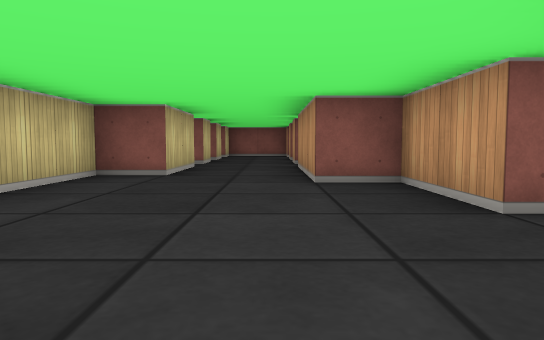
view 1 (above)

19 first-person views from a walk through a cub3D level. The camera is about half as high as the walls, tilts 4° down and sees 70° across. The floor is counted in squares. Each view is taken from the middle of a square. On the plan, view 1 faces up. The plan holds only what a view shows up to about 9 squares ahead; the rest is blank.

view 2
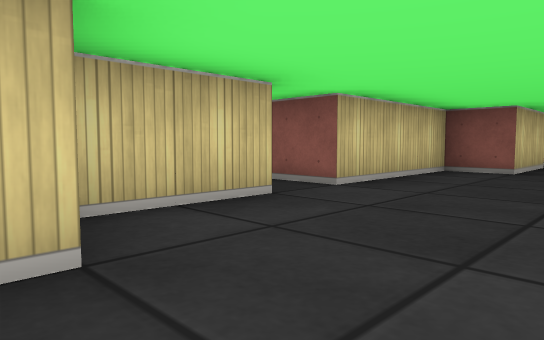

view 3
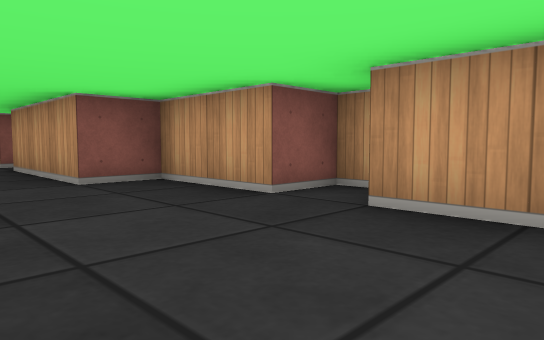

view 4
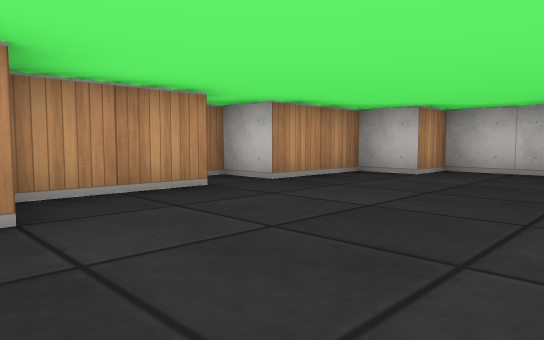

view 5
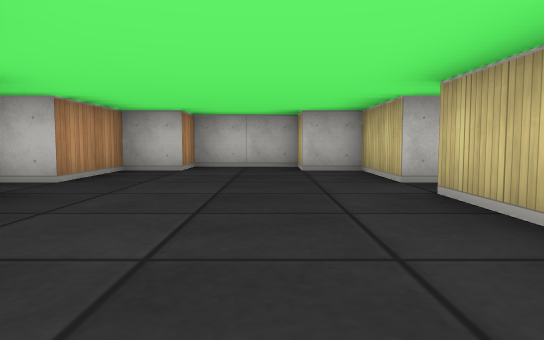

view 6
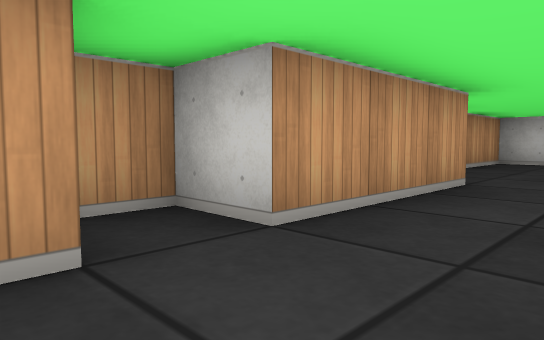

view 7
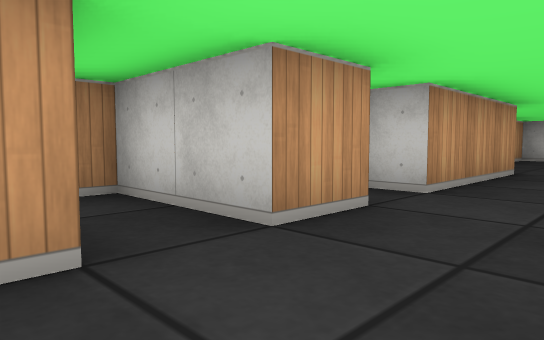

view 8
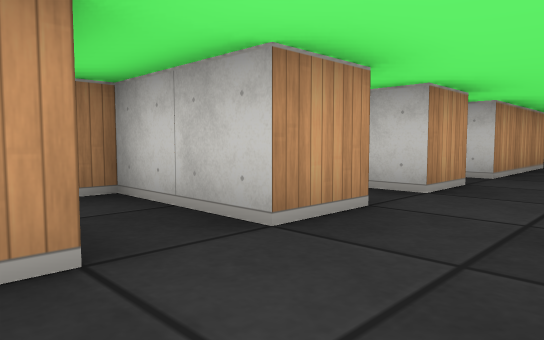

view 9
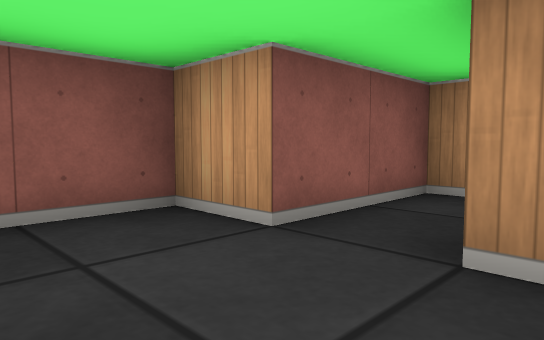

view 10
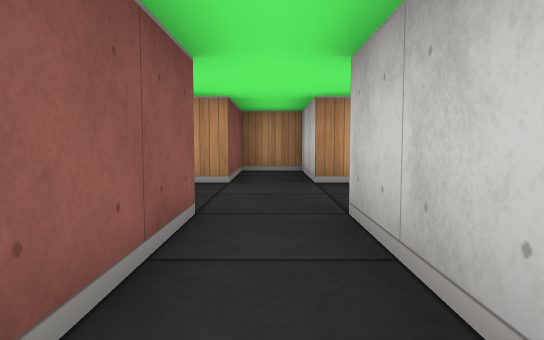

view 11
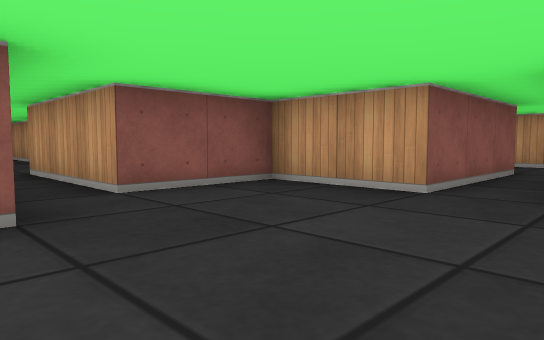

view 12
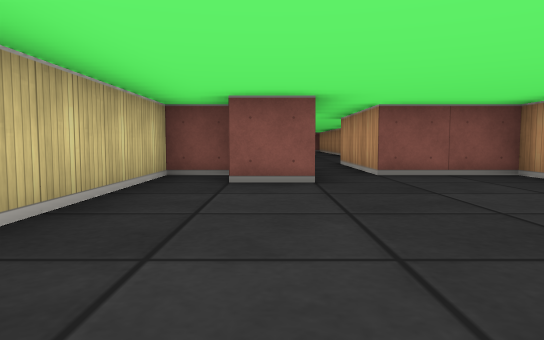

view 13
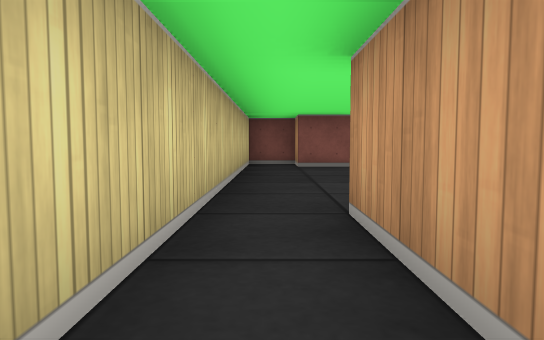

view 14
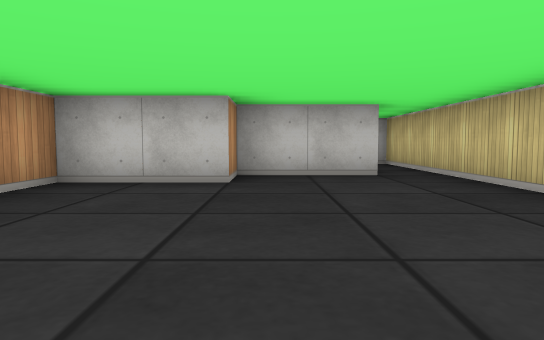

view 15
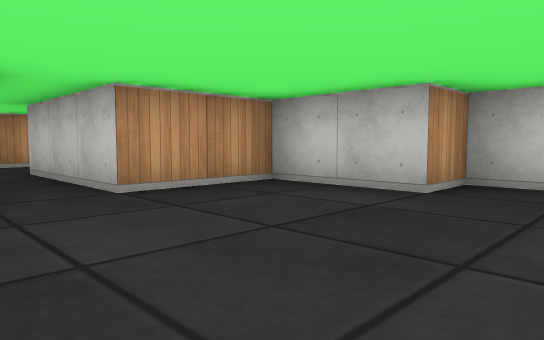

view 16
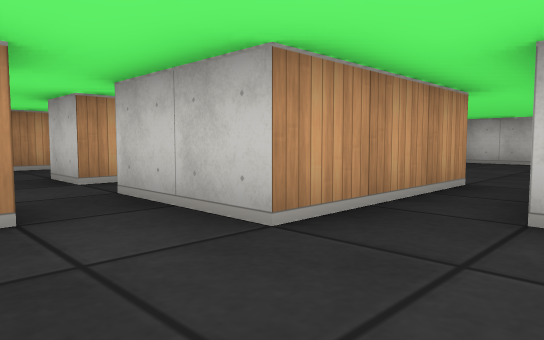

view 17
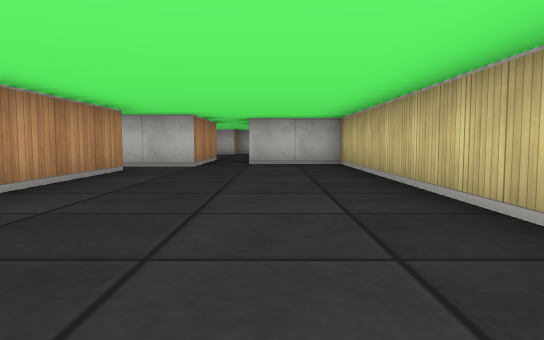

view 18
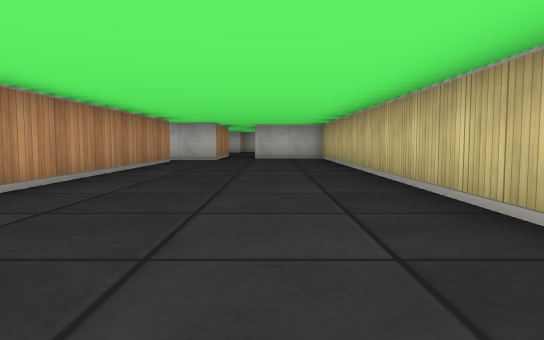

view 19
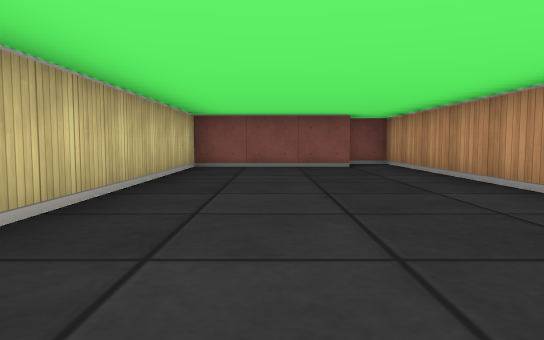

### Floor plan
Points are (right, up) in squares from view 1. A wall is a line through its corners. A room is listed if a view was taken in it or the views show most of it. See-through windows are left out.
Room 1 (views 1, 2, 3, 4, 5)
walls: (-2.5, 1.5) (-2.5, -0.5) (-1.5, -0.5) (-1.5, -1.5) (0.5, -1.5) (0.5, -0.5) (1.5, -0.5) (1.5, 1.5) (2.5, 1.5) (2.5, 2.5) (1.5, 2.5) (1.5, 4.5) (0.5, 4.5) (0.5, 7.5) (1.5, 7.5) (1.5, 8.2); (-1.5, 7.5) (-1.5, 5.5) (-2.5, 5.5) (-2.5, 2.5)
ways out: opening at (-0.5, 9) to room 2; opening at (-3.5, 2)
Room 2 (views 6, 7, 9)
walls: (0.5, 10.4) (0.5, 11.5); (0.5, 8.4) (0.5, 9.5) (2.5, 9.5) (2.5, 9.9); (-1.5, 9.1) (-1.5, 8.5)
ways out: opening at (-0.5, 9) to room 1; opening at (-0.5, 11) to room 3
Room 3 (view 8)
walls: (0.5, 11.5) (2.5, 11.5) (2.5, 12.5) (0.5, 12.5) (0.5, 13.5) (-0.6, 13.5)
ways out: opening at (-0.5, 11) to room 2; opening at (-2, 12) to room 4
Room 4 (views 10, 11, 12, 14, 15)
walls: (-7.4, 13.5) (-8.5, 13.5) (-8.5, 14.5) (-9.5, 14.5) (-9.5, 6.5); (-1.5, 12.5) (-4.5, 12.5) (-4.5, 14.5) (-6.5, 14.5) (-6.5, 16.5); (-8.5, 6.6) (-8.5, 8.5) (-6.5, 8.5) (-6.5, 9.5) (-4.5, 9.5) (-4.5, 11.5) (-1.5, 11.5)
ways out: opening at (-2, 12) to room 3; opening at (-9, 7.5) to room 5; opening at (-7, 15.5) to room 6
Room 5 (view 13)
walls: (-9.5, 6.5) (-9.5, 5.5)
ways out: opening at (-9, 7.5) to room 4
Room 6 (views 16, 17, 18, 19)
walls: (-5.5, 18.4) (-5.5, 29.5) (-6.4, 29.5); (-6.5, 28.5) (-9.5, 28.5) (-9.5, 16.5) (-7.5, 16.5); (-6.5, 16.5) (-6.5, 17.5) (-4.5, 17.5)
ways out: opening at (-7, 15.5) to room 4; opening at (-5, 18)

Positions as (right, up) in squares from view 1, and headings:
1: (0, 0), facing up
2: (0, -1), facing up-left
3: (-1, 0), facing up-right
4: (-2, 5), facing down-right
5: (-1, 6), facing down
6: (-1, 9), facing down-right
7: (-1, 11), facing down-right
8: (-1, 13), facing down-right
9: (-1, 11), facing up-right
10: (-4, 12), facing right
11: (-8, 11), facing up-right
12: (-8, 9), facing up
13: (-9, 6), facing up
14: (-7, 14), facing down
15: (-8, 13), facing down-right
16: (-8, 19), facing down-right
17: (-8, 25), facing down
18: (-8, 28), facing down
19: (-8, 21), facing up
